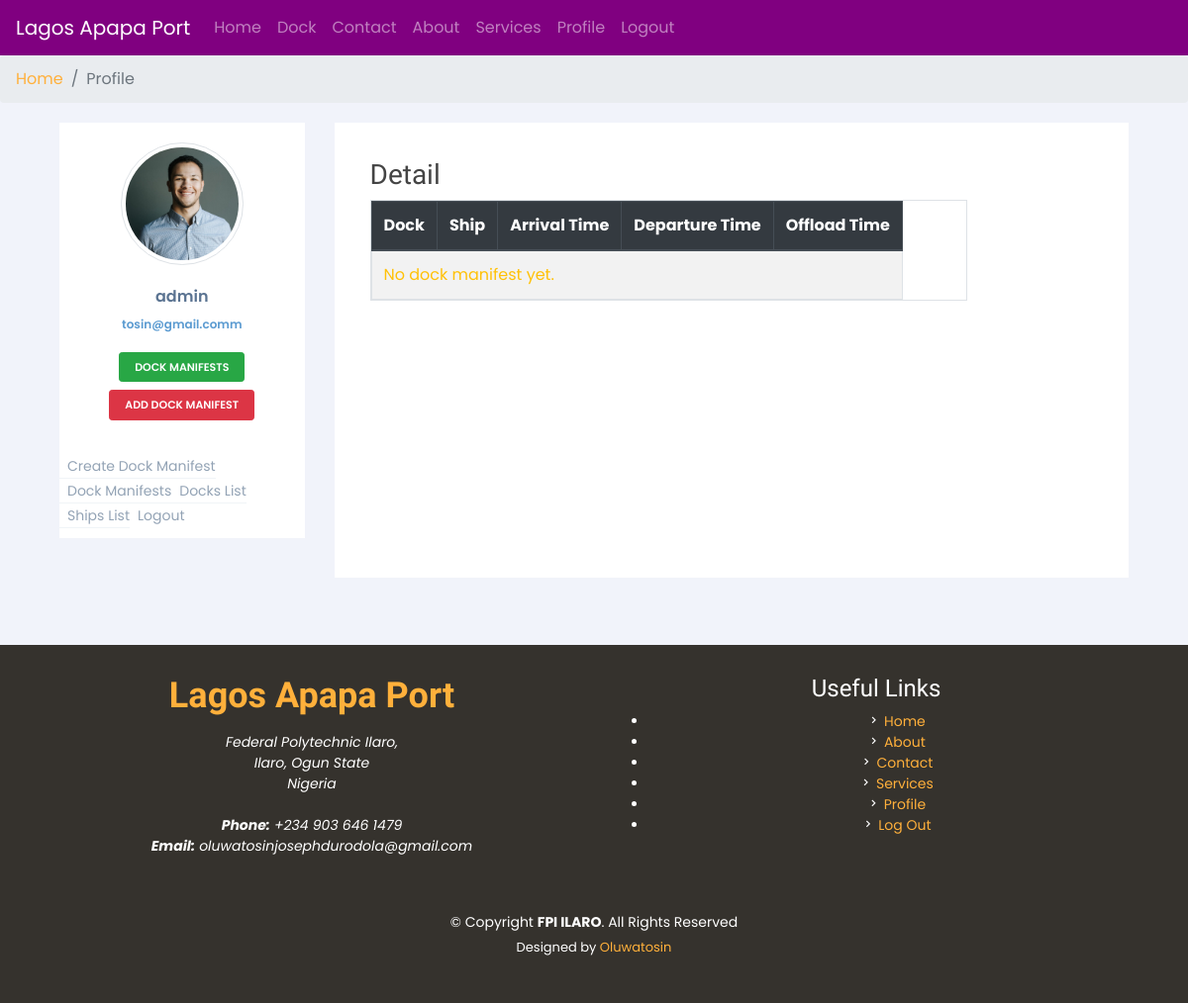
/dock/32/manifest/detail/ (signed in), run on the app's committed database.
### accounts/models.py (models this page shows, shortened)
class MyUser(AbstractBaseUser):
    username = models.CharField(unique=True, max_length=30)
    first_name = models.CharField(max_length=30)
    last_name = models.CharField(max_length=30)
    email = models.EmailField(verbose_name='email address',
                              max_length=255,
                              unique=True,
                              )
    GenderType = models.TextChoices('GenderType', 'MALE FEMALE')
    gender = models.CharField(blank=True, choices=GenderType.choices, max_length=10)
    address = models.CharField(max_length=255)
    date_of_birth = models.DateField(blank=True, null=True)
    profile_pic = models.ImageField(upload_to='user_profile')
    is_active = models.BooleanField(default=True)
    is_admin = models.BooleanField(default=False)
    objects = MyUserManager()
    USERNAME_FIELD = 'username'
    REQUIRED_FIELDS = ['email']
    class Meta:
        verbose_name = 'User'

### ship/views.py (the view)
# urls.py: path('dock/<int:pk>/manifest/detail/', DockManifestDetail.as_view(), name='manifest_detail'),
class DockManifestDetail(generic.DetailView):
    model = DockManifest
    template_name = 'ship/manifest_detail.html'

### ship/templates/ship/manifest_detail.html (shortened to what this page needs)
{% extends 'accounts/profile.html' %}
{% block side_bar %}
    <li class="">
		<a href="{% url 'ship:manifest_create' %}">
		Create Dock Manifest</a>
	</li>
	<li class="">
		<a href="{% url 'ship:manifest_list' %}">
		Dock Manifests </a>
	</li>
	<li>
		<a href="{% url 'ship:overview' %}" target="_blank">
		 Docks List </a>
	</li>
	<li>
		<a href="{% url 'ship:ships' %}" target="_blank">
		 Ships List </a>
	</li>
{% endblock %}
{% block profile_content %}
    <div class="py-3 px-3">
        <div class="row">
            <div class="col-sm-10">
                <h3>{{ item }} Detail</h3>
                <table class="table table-responsive table-bordered table-striped table-hover">
                    <thead class="thead-dark">
                        <tr>
                            <th>Dock</th>
                            <th>Ship</th>
                            <th>Arrival Time</th>
                            <th>Departure Time</th>
                            <th>Offload Time</th>
                        </tr>
                    </thead>
                    <tbody>
                        {% for item in object_list %}
                        <tr>
                            <td>{{ item.dock }}</td>
                            <td>{{ item.ship }}</td>
                            <td>{{ item.arrival }}</td>
                            <td>{{ item.departure }}</td>
                            <td>{{ item.offload }}</td>
                        </tr>
                        {% empty %}
                        <tr>
                            <td colspan="5" class="text-warning">No dock manifest yet.</td>
                        </tr>
                        {% endfor %}
                    </tbody>
                </table>
            </div>
            <div class="col-sm-2">
            </div>
        </div>
    </div>
{% endblock %}

### accounts/templates/accounts/profile.html (shortened to what this page needs)
{% extends "base.html" %}
{% block content %}
    <nav aria-label="breadcrumb">
        <ol class="breadcrumb">
            <li class="breadcrumb-item"><a href="{% url 'home' %}">Home</a></li>
            <li class="breadcrumb-item active" aria-current="page">Profile</li>
        </ol>
    </nav>
    <div class="container">
        {% if user.is_authenticated %}
    <div class="row profile">
		<div class="col-md-3">
			<div class="profile-sidebar">
				<div class="row text-center">
				    <div class="col-sm-12">
    				    <div class="profile-userpic center-block">
        					<img src="{{ user.profile_pic.url }}" class="img-fluid img-thumbnail center-block"
                  alt="User profile Picture">
        				</div>
        			</div>
				</div>
				<div class="profile-usertitle">
					<div class="profile-usertitle-name">
						{{ user.username }}
					</div>
					<div class="profile-usertitle-job">
						{{ user.email }}
					</div>
				</div>
				<div class="profile-userbuttons">
					<a href="{% url 'ship:manifest_list' %}"
          class="btn btn-success btn-sm my-1 mx-1">Dock Manifests</a>
					<a href="{% url 'ship:manifest_create' %}"
          class="btn btn-danger btn-sm my-1 mx-1">Add Dock Manifest</a>
				</div>
				<div class="profile-usermenu">
					<ul class="nav">
						{% block side_bar %}
						{% endblock %}
						<li>
							<a href="{% url 'accounts:logout' %}">
							Logout </a>
						</li>
					</ul>
				</div>
			</div>
		</div>
		<div class="col-md-9">
            <div class="profile-content">
			    {% block profile_content %}
			    {% endblock %}
			</div>
		</div>
	</div>
    {% endif %}
</div>
<br>
<br>
{% endblock %}

### static/assets/css/style.css (style rules this page uses)
body { font-family: "Poppins", sans-serif; color: #444444; }
a { color: #ffb03b; }
h1, h2, h3, h4, h5, h6 { font-family: "Satisfy", sans-serif; }

### accounts/templates/accounts/profile.html (style rules this page uses)
body { background: #F1F3FA; }
.profile { margin: 20px 0; }
.profile-sidebar { padding: 20px 0 10px 0; background: #fff; }
.profile-userpic img { float: none; margin: 0 auto; width: 50%; height: 50%; -webkit-border-radius: 50% !important; -moz-border-radius: 50% !important; border-radius: 50% !important; }
.profile-usertitle { text-align: center; margin-top: 20px; }
.profile-usertitle-name { color: #5a7391; font-size: 16px; font-weight: 600; margin-bottom: 7px; }
.profile-usertitle-job { color: #5b9bd1; font-size: 12px; font-weight: 600; margin-bottom: 15px; }
.profile-userbuttons { text-align: center; margin-top: 10px; }
.profile-userbuttons .btn { text-transform: uppercase; font-size: 11px; font-weight: 600; padding: 6px 15px; margin-right: 5px; }
.profile-userbuttons .btn:last-child { margin-right: 0px; }
.profile-usermenu { margin-top: 30px; }
.profile-usermenu ul li { border-bottom: 1px solid #f0f4f7; }
.profile-usermenu ul li:last-child { border-bottom: none; }
.profile-usermenu ul li a { color: #93a3b5; font-size: 14px; font-weight: 400; }
.profile-content { padding: 20px; background: #fff; min-height: 460px; }

### data on the page
MyUser: profile_pic (picture), username "admin", email "tosin@gmail.comm"
